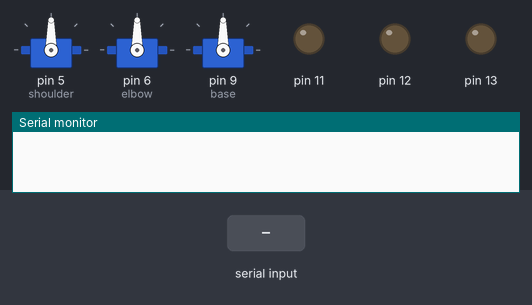
The sketch below on a simulated Arduino Uno, built with avr-gcc and run on an emulated ATmega328P. Parts: 3 × servo, output pins drawn as LEDs (lit = HIGH), the last lines printed to the serial monitor. The inputs (shaded band) are chosen by the test bench.

Above: at 1.2 s.
1.3 s: "90,45,200\n" received over Serial
At 2.1 s:
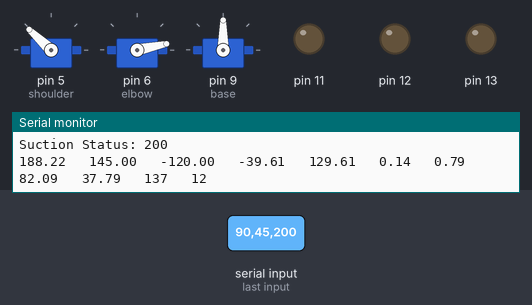
2.9 s: "30,150,10\n" received over Serial
At 3.3 s:
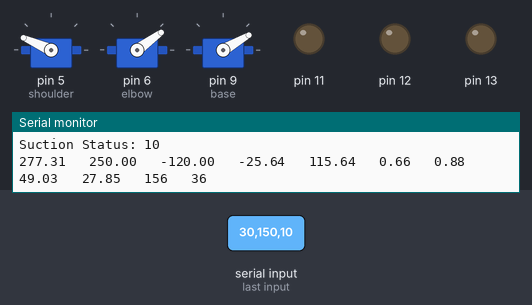
4.5 s: "90,45\n" received over Serial
At 5.7 s:
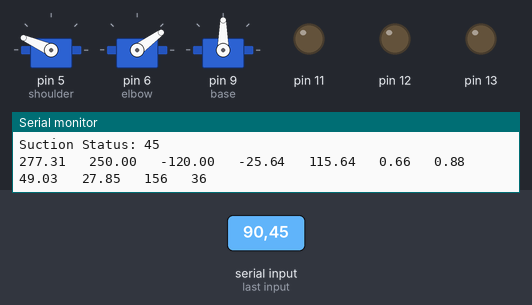
6.0 s: "90,45,200,10\n" received over Serial
At 6.9 s:
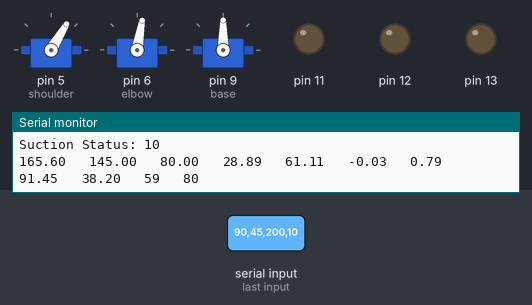
7.6 s: "30,150\n" received over Serial
At 8.2 s:
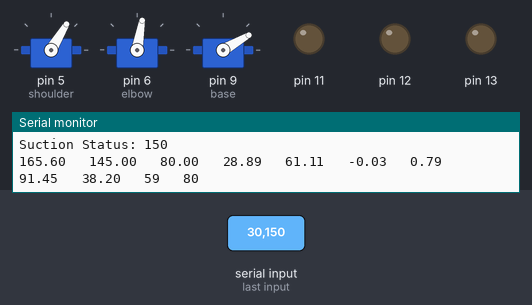
9.1 s: "1\n" received over Serial
At 10.3 s:
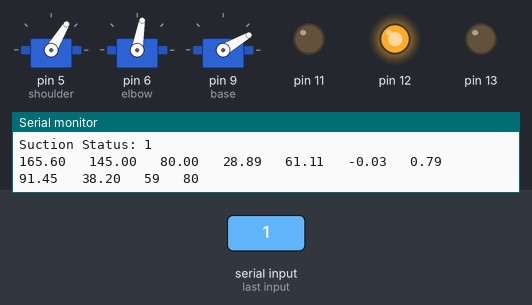
Timing chart, 0 to 11.6 s (numbered marks = the images above; inputs shaded):
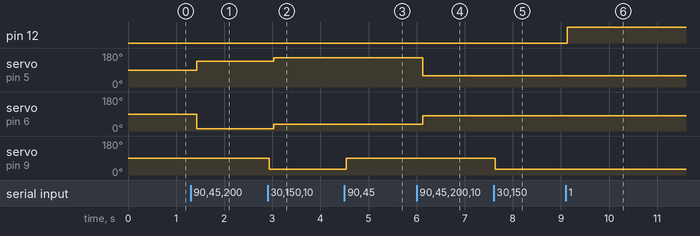

Measured:
- after the input at 1.3 s, servo on pin 5 (shoulder): 90° → 137° after 0.13 s; servo on pin 6 (elbow): 90° → 12° after 0.13 s
- after the input at 2.9 s, servo on pin 5 (shoulder): 137° → 156° after 0.13 s; servo on pin 6 (elbow): 12° → 36° after 0.13 s; servo on pin 9 (base): 90° → 30° at once
- after the input at 4.5 s, servo on pin 9 (base): 30° → 90° at once
- after the input at 6.0 s, servo on pin 5 (shoulder): 156° → 59° after 0.13 s; servo on pin 6 (elbow): 36° → 80° after 0.13 s
- after the input at 7.6 s, servo on pin 9 (base): 90° → 30° at once
- after the input at 9.1 s, pin 12: LOW → HIGH at once

The sketch:

E-arm_suction.ino
```cpp
#include <math.h>
#include <Servo.h>

Servo elbow;  // create servo object to control a servo
Servo shoulder;
Servo base;
int buttonValue;
int xValue;
int yValue;
int zValue;
int pumpStatus;
int suctionStatus;
int delay_1 = 10;     //delay between loop
int counter = 1;

float el = 215;        //elbow length
float sl = 133;        //shoulder length
float y_initial = 100;
float z_initial = -120;
float x, y, z;
float alpha, beta, phi, theta, cos_theta, cos_phi;
int shoulder_angle, elbow_angle;


float y_dist = 50;   // range is 0 - 200 mm
float z_dist = 250;   // range is 0 - 350 mm


void setup() {
  Serial.begin(9600);
  shoulder.attach(5);  // attaches the servo on pin 9 to the servo object
  elbow.attach(6);
  base.attach(9);
  pinMode(2, INPUT_PULLUP);
  pinMode(4, INPUT_PULLUP);
  pinMode(13, OUTPUT);
  pinMode(12, OUTPUT);
  pinMode(11, OUTPUT);
  delay(50);

}

void loop() {


     if (Serial.available()) {
    String dataString = Serial.readStringUntil('\n');
    dataString.trim();

    // Split the data string by commas
    int commaIndex = dataString.indexOf(',');


    commaIndex = dataString.indexOf(',');
    if (commaIndex != -1) {
      xValue = dataString.substring(0, commaIndex).toInt();
      dataString = dataString.substring(commaIndex + 1);
    }

    commaIndex = dataString.indexOf(',');
    if (commaIndex != -1) {
      yValue = dataString.substring(0, commaIndex).toInt();
      dataString = dataString.substring(commaIndex + 1);
    }

    commaIndex = dataString.indexOf(',');
    if (commaIndex != -1) {
      zValue = dataString.substring(0, commaIndex).toInt();
      dataString = dataString.substring(commaIndex + 1);
    }

    commaIndex = dataString.indexOf(',');
    if (commaIndex != -1) {
      pumpStatus = dataString.substring(0, commaIndex).toInt();
      dataString = dataString.substring(commaIndex + 1);
    }

    suctionStatus = dataString.toInt();

    // Process the received data
    // ...

    // Print the received values for testing
    Serial.print("Button Value: ");
    Serial.println(buttonValue);
    Serial.print("X Value: ");
    Serial.println(xValue);
    Serial.print("Y Value: ");
    Serial.println(yValue);
    Serial.print("Z Value: ");
    Serial.println(zValue);
    Serial.print("Pump Status: ");
    Serial.println(pumpStatus);
    Serial.print("Suction Status: ");
    Serial.println(suctionStatus);

    base.write(xValue);
    if (suctionStatus == 1) {
      digitalWrite(12, HIGH);
    } else {
      digitalWrite(12, LOW);
    }
    if (pumpStatus == 1) {
      digitalWrite(11, HIGH);
    } else {
      digitalWrite(11, LOW);
    }
    y_dist=yValue;
    z_dist=zValue;
    y = y_initial + y_dist;
    z = z_initial + z_dist;

    x = sqrt(z*z + y*y);

    Serial.print(x);
    Serial.print("   ");
    Serial.print(y);
    Serial.print("   ");
    Serial.print(z);
    Serial.print("   ");

    alpha = asin(z/x)*(180/PI);     // in degrees
    beta  = acos(z/x)*(180/PI);     // in degrees

    Serial.print(alpha);
    Serial.print("   ");
    Serial.print(beta);
    Serial.print("   ");

    cos_phi   = (sl*sl + x*x - el*el)/(2*sl*x);
    cos_theta = (el*el + x*x - sl*sl)/(2*el*x);

    Serial.print(cos_phi);
    Serial.print("   ");
    Serial.print(cos_theta);
    Serial.print("   ");

    phi   = ((acos(cos_phi))*180)/PI;
    theta = ((acos(cos_theta))*180)/PI;

    Serial.print(phi);
    Serial.print("   ");
    Serial.print(theta);
    Serial.print("   ");

    shoulder_angle = 180-(phi+alpha);
    elbow_angle    = 180-(theta+beta);

    Serial.print(shoulder_angle);
    Serial.print("   ");
    Serial.print(elbow_angle);
    Serial.println("   ");

    shoulder.write(shoulder_angle);
    elbow.write(elbow_angle);
    delay(delay_1);

    // Perform other actions based on the received data
    // ...
  }
}
  
```
